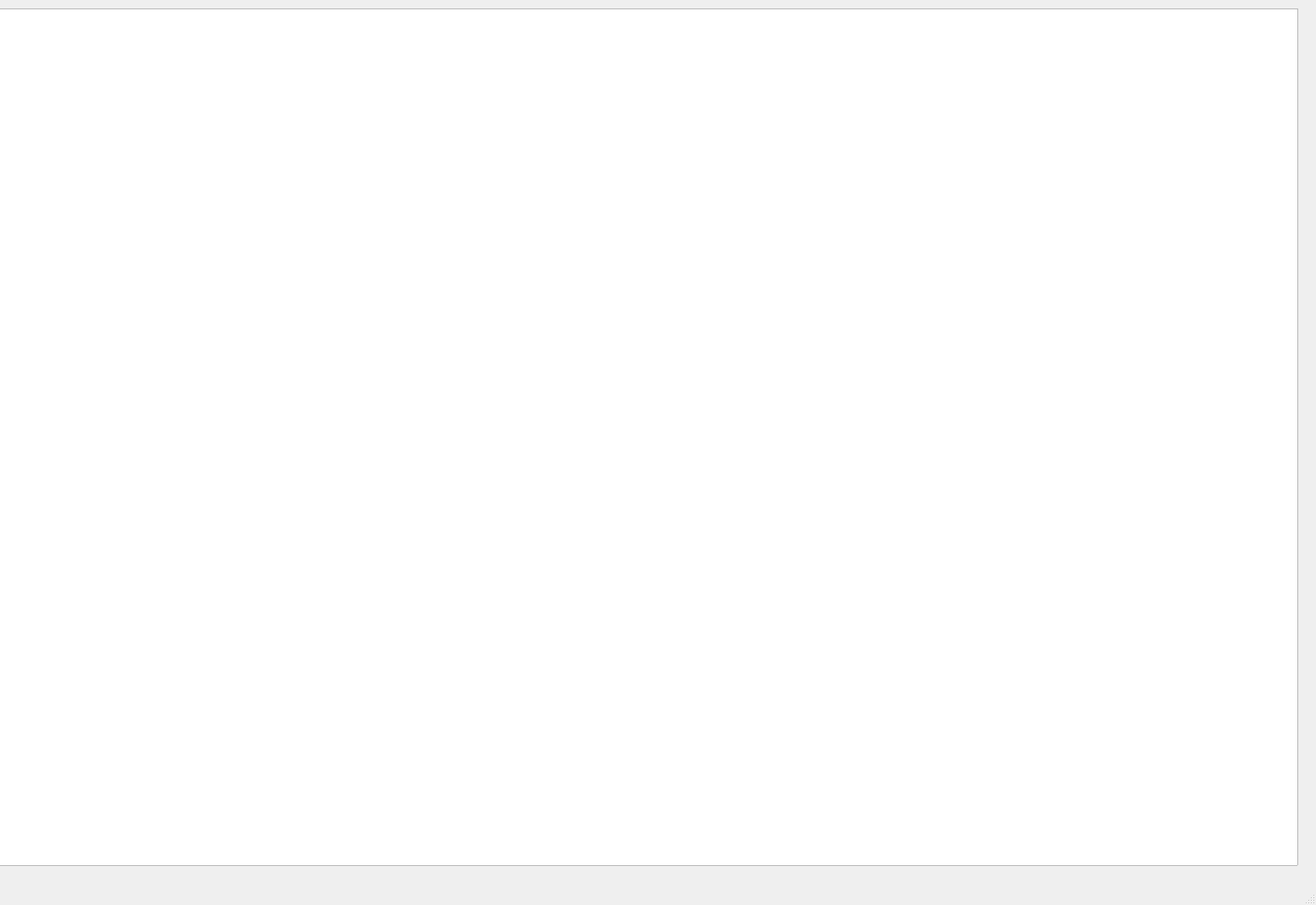
<?xml version="1.0" encoding="UTF-8"?>
<ui version="4.0">
 <class>MainWindow</class>
 <widget class="QMainWindow" name="MainWindow">
  <property name="geometry">
   <rect>
    <x>0</x>
    <y>0</y>
    <width>1552</width>
    <height>1067</height>
   </rect>
  </property>
  <property name="windowTitle">
   <string>MainWindow</string>
  </property>
  <widget class="QWidget" name="centralwidget">
   <widget class="QGraphicsView" name="graphicsView">
    <property name="geometry">
     <rect>
      <x>-10</x>
      <y>10</y>
      <width>1541</width>
      <height>1011</height>
     </rect>
    </property>
   </widget>
  </widget>
  <widget class="QMenuBar" name="menubar">
   <property name="geometry">
    <rect>
     <x>0</x>
     <y>0</y>
     <width>1552</width>
     <height>25</height>
    </rect>
   </property>
  </widget>
  <widget class="QStatusBar" name="statusbar"/>
 </widget>
 <resources/>
 <connections/>
</ui>
